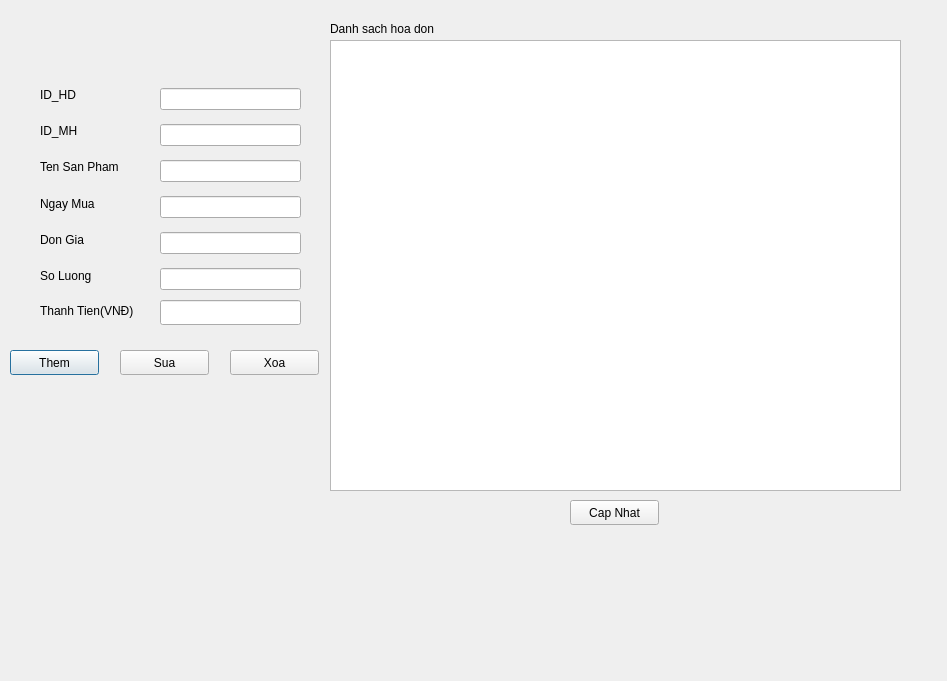
<?xml version="1.0" encoding="UTF-8"?>
<ui version="4.0">
 <class>HoaDon</class>
 <widget class="QDialog" name="HoaDon">
  <property name="geometry">
   <rect>
    <x>0</x>
    <y>0</y>
    <width>947</width>
    <height>681</height>
   </rect>
  </property>
  <property name="windowTitle">
   <string>Dialog</string>
  </property>
  <widget class="QWidget" name="layoutWidget_2">
   <property name="geometry">
    <rect>
     <x>160</x>
     <y>80</y>
     <width>141</width>
     <height>221</height>
    </rect>
   </property>
   <layout class="QVBoxLayout" name="verticalLayout_2">
    <item>
     <widget class="QLineEdit" name="lineEdit_idHD"/>
    </item>
    <item>
     <widget class="QLineEdit" name="lineEdit_idMH"/>
    </item>
    <item>
     <widget class="QLineEdit" name="lineEdit_tenSP"/>
    </item>
    <item>
     <widget class="QLineEdit" name="lineEdit_ngayMua"/>
    </item>
    <item>
     <widget class="QLineEdit" name="lineEdit_donGia"/>
    </item>
    <item>
     <widget class="QLineEdit" name="lineEdit_sl"/>
    </item>
   </layout>
  </widget>
  <widget class="QPushButton" name="pushButton">
   <property name="geometry">
    <rect>
     <x>10</x>
     <y>350</y>
     <width>89</width>
     <height>25</height>
    </rect>
   </property>
   <property name="text">
    <string>Them</string>
   </property>
  </widget>
  <widget class="QLabel" name="label_7">
   <property name="geometry">
    <rect>
     <x>330</x>
     <y>20</y>
     <width>201</width>
     <height>17</height>
    </rect>
   </property>
   <property name="text">
    <string>Danh sach hoa don</string>
   </property>
  </widget>
  <widget class="QPushButton" name="pushButton_2">
   <property name="geometry">
    <rect>
     <x>120</x>
     <y>350</y>
     <width>89</width>
     <height>25</height>
    </rect>
   </property>
   <property name="text">
    <string>Sua</string>
   </property>
  </widget>
  <widget class="QPushButton" name="pushButton_3">
   <property name="geometry">
    <rect>
     <x>230</x>
     <y>350</y>
     <width>89</width>
     <height>25</height>
    </rect>
   </property>
   <property name="text">
    <string>Xoa</string>
   </property>
  </widget>
  <widget class="QTableView" name="tableView">
   <property name="geometry">
    <rect>
     <x>330</x>
     <y>40</y>
     <width>571</width>
     <height>451</height>
    </rect>
   </property>
  </widget>
  <widget class="QPushButton" name="pushButton_4">
   <property name="geometry">
    <rect>
     <x>570</x>
     <y>500</y>
     <width>89</width>
     <height>25</height>
    </rect>
   </property>
   <property name="text">
    <string>Cap Nhat</string>
   </property>
  </widget>
  <widget class="QWidget" name="layoutWidget">
   <property name="geometry">
    <rect>
     <x>40</x>
     <y>80</y>
     <width>121</width>
     <height>211</height>
    </rect>
   </property>
   <layout class="QVBoxLayout" name="verticalLayout">
    <item>
     <widget class="QLabel" name="label_6">
      <property name="text">
       <string>ID_HD</string>
      </property>
     </widget>
    </item>
    <item>
     <widget class="QLabel" name="label">
      <property name="text">
       <string>ID_MH</string>
      </property>
     </widget>
    </item>
    <item>
     <widget class="QLabel" name="label_5">
      <property name="text">
       <string>Ten San Pham</string>
      </property>
     </widget>
    </item>
    <item>
     <widget class="QLabel" name="label_2">
      <property name="text">
       <string>Ngay Mua</string>
      </property>
     </widget>
    </item>
    <item>
     <widget class="QLabel" name="label_3">
      <property name="text">
       <string>Don Gia</string>
      </property>
     </widget>
    </item>
    <item>
     <widget class="QLabel" name="label_sl">
      <property name="text">
       <string>So Luong </string>
      </property>
     </widget>
    </item>
   </layout>
  </widget>
  <widget class="QLineEdit" name="lineEdit_thanhTien">
   <property name="geometry">
    <rect>
     <x>160</x>
     <y>300</y>
     <width>141</width>
     <height>25</height>
    </rect>
   </property>
  </widget>
  <widget class="QLabel" name="label_thanhTIen">
   <property name="geometry">
    <rect>
     <x>40</x>
     <y>300</y>
     <width>121</width>
     <height>21</height>
    </rect>
   </property>
   <property name="text">
    <string>Thanh Tien(VNĐ)</string>
   </property>
  </widget>
 </widget>
 <resources/>
 <connections/>
</ui>
